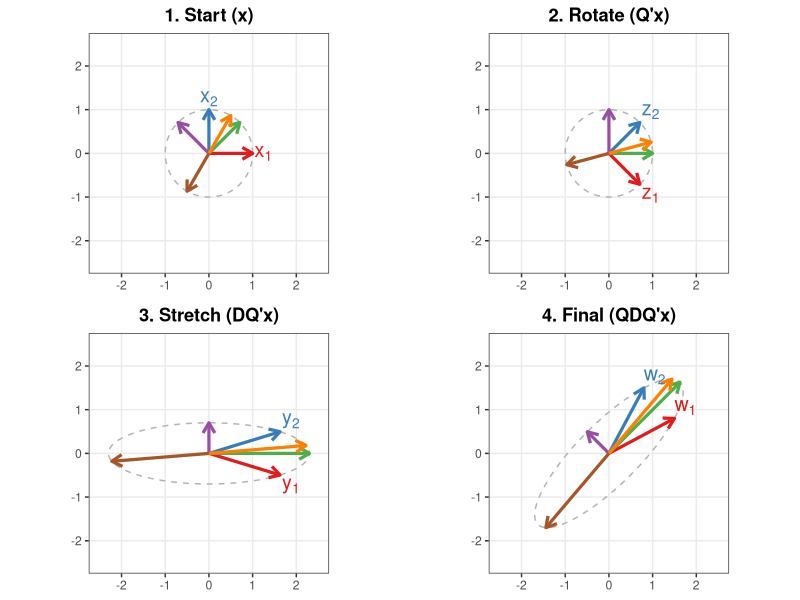

Source code (R):
## ---- chunk 1
library(ggplot2)
library(gridExtra)

# --- 1. MATRIX SETUP ---
# Symmetric Matrix where eigenvectors are tilted
A <- matrix(c(1.5, 0.8, 0.8, 1.5), nrow = 2)

# Decomposition A = QDQ'
eig <- eigen(A)
Q <- eig$vectors
D_mat <- diag(eig$values)

# --- 2. DEFINE THE 6 VECTORS ---

# 1 & 2: Standard Axes (We will label these x1, x2)
v1 <- c(1, 0)
v2 <- c(0, 1)
# 3 & 4: Eigenvectors
v3 <- Q[,1]
v4 <- Q[,2]
# 5 & 6: Filler vectors at random angles
v5 <- c(cos(pi/3), sin(pi/3))
v6 <- c(cos(4*pi/3), sin(4*pi/3))

# Combine into starting matrix V_start
V_start <- cbind(v1, v2, v3, v4, v5, v6)

# Define 6 Distinct Colors
my_colors <- c("#E41A1C", "#377EB8", "#4DAF4A", "#984EA3", "#FF7F00", "#A65628")
names(my_colors) <- 1:6

# Background Circle Points used for reference path in all plots
theta_c <- seq(0, 2*pi, length.out = 150)
C_start <- rbind(cos(theta_c), sin(theta_c))

# --- 3. DATA PROCESSING HELPER FUNCTION ---

# This function prepares the data frames for ggplot for a given stage
prepare_data <- function(V_mat, C_mat, stage_title, label_text_pair) {
  # Prepare Vectors data frame
  df_v <- data.frame(t(V_mat))
  colnames(df_v) <- c("x", "y")
  df_v$vec_id <- factor(1:6) # Unique ID for coloring
  
  # Add labels only for vector 1 and 2
  df_v$label <- ""
  df_v$label[1] <- label_text_pair[1]
  df_v$label[2] <- label_text_pair[2]
  
  # Calculate nudge for labels based on vector direction so they don't overlap arrow tip
  df_v$nudge_x <- sign(df_v$x) * 0.25
  df_v$nudge_y <- sign(df_v$y) * 0.25
  # Don't nudge unlabelled vectors
  df_v$nudge_x[3:6] <- 0
  df_v$nudge_y[3:6] <- 0

  # Prepare Background Path data frame
  df_c <- data.frame(t(C_mat))
  colnames(df_c) <- c("px", "py")
  
  list(vecs = df_v, path = df_c, title = stage_title)
}


# --- 4. PERFORM TRANSFORMATIONS ---

# Stage 1: Start (x)
d1 <- prepare_data(V_start, C_start, 
                   "1. Start (x)", c("x[1]", "x[2]"))

# Stage 2: Rotate (Q'x)
V2 <- t(Q) %*% V_start
C2 <- t(Q) %*% C_start
d2 <- prepare_data(V2, C2, 
                   "2. Rotate (Q'x)", c("z[1]", "z[2]"))

# Stage 3: Stretch (DQ'x)
V3 <- D_mat %*% V2
C3 <- D_mat %*% C2
d3 <- prepare_data(V3, C3, 
                   "3. Stretch (DQ'x)", c("y[1]", "y[2]"))

# Stage 4: Rotate Back (QDQ'x)
V4 <- Q %*% V3
C4 <- Q %*% C3
d4 <- prepare_data(V4, C4, 
                   "4. Final (QDQ'x)", c("w[1]", "w[2]"))


# --- 5. PLOTTING FUNCTION ---

plot_stage_final <- function(data_list) {
  ggplot() +
    # Background path (gray dashed)
    geom_path(data = data_list$path, aes(x=px, y=py), 
              color="gray70", linetype="dashed") +
    # The 6 vectors
    geom_segment(data = data_list$vecs, aes(x=0, y=0, xend=x, yend=y, color=vec_id), 
                 arrow = arrow(length = unit(0.3, "cm")), size=1.1) +
    # The labels for v1 and v2 using parsed expressions for subscripts
    geom_text(data = data_list$vecs, aes(x=x, y=y, label=label, color=vec_id),
              parse = TRUE, fontface="bold", size=5,
              nudge_x = data_list$vecs$nudge_x,
              nudge_y = data_list$vecs$nudge_y) +
    scale_color_manual(values = my_colors) +
    # Fixed coordinates to ensure realistic rotation/stretching view
    coord_fixed(xlim = c(-2.5, 2.5), ylim = c(-2.5, 2.5)) +
    theme_bw() +
    theme(legend.position = "none",
          panel.grid.minor = element_blank(),
          plot.title = element_text(face="bold", hjust=0.5),
          axis.title = element_blank()) +
    labs(title = data_list$title)
}

# Generate the 4 plots
p1 <- plot_stage_final(d1)
p2 <- plot_stage_final(d2)
p3 <- plot_stage_final(d3)
p4 <- plot_stage_final(d4)

# Arrange them in a grid
grid.arrange(p1, p2, p3, p4, nrow = 2)
